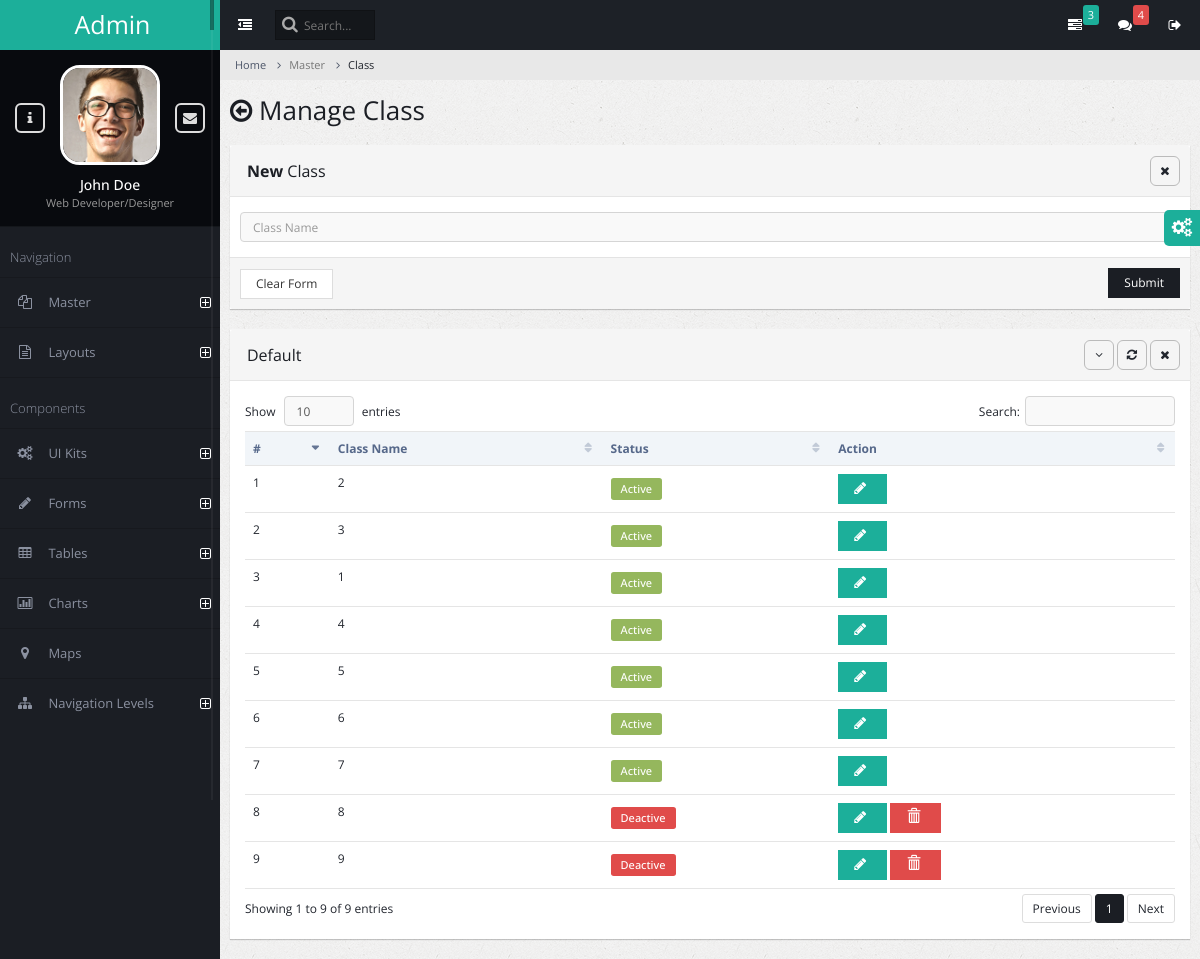
The page /class/ on the database as committed earlier.
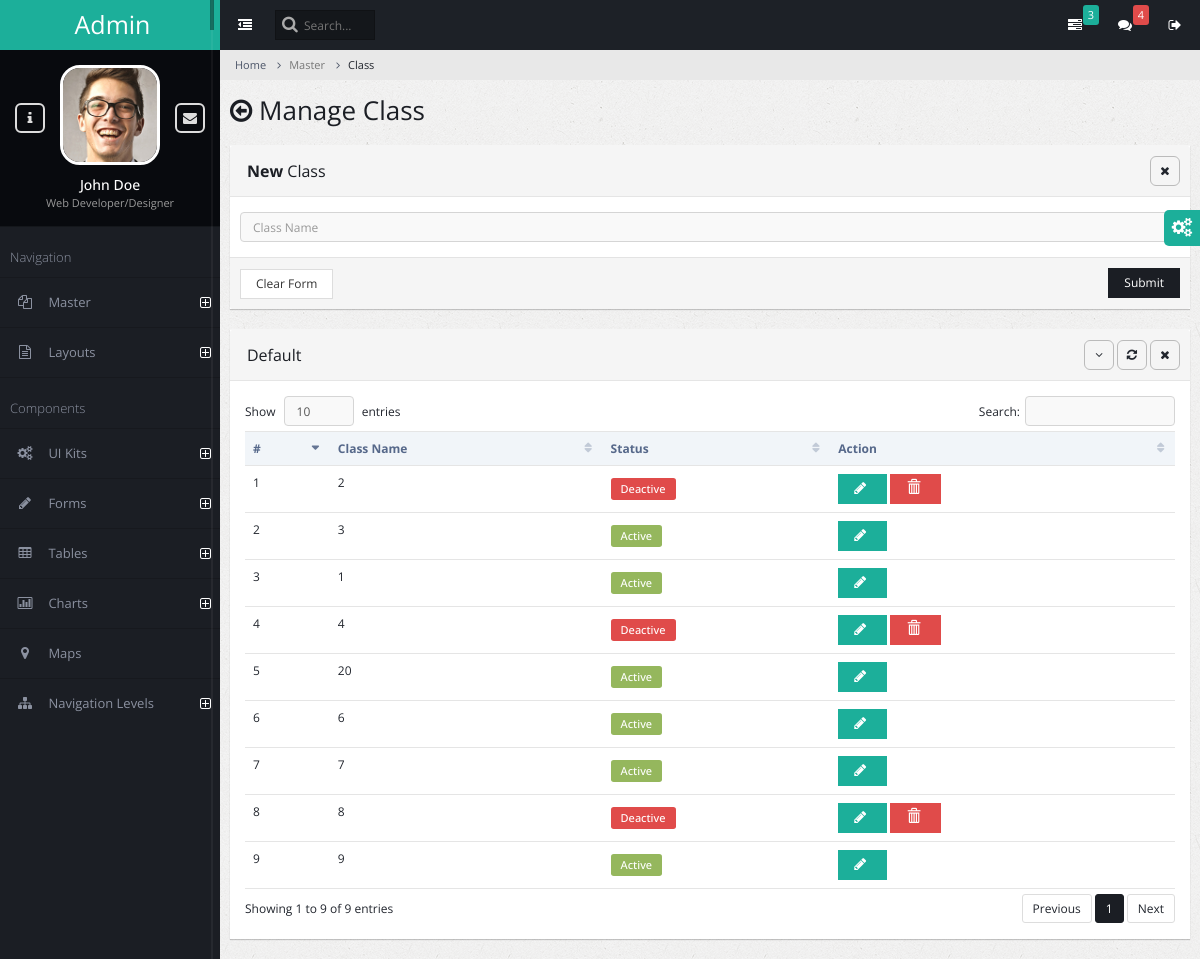
The same page on the database as committed later.
### admin_master/models.py (models this page shows)
class AcademicClass(models.Model):
    class_name = models.CharField(max_length=150)
    is_enabled = models.BooleanField(default=True)

### admin_master/views.py (the view, shortened to what this page needs)
# urls.py: path('class/', views.class_manage,name="class"),
def class_manage(request):
    success_message=None
    error_message = None
    academic_classes = AcademicClass.objects.all()
    context = {
        'errormessage': error_message,
        'successmessage': success_message,
        'academic_classes': academic_classes,
    }
    return render(request, 'class_manage.html', context)

### admin_master/templates/class_manage.html (shortened to what the changed rows need)
{% extends 'admin_base.html' %}
{% block content %}
<div class="page-title">
    <h2><span class="fa fa-arrow-circle-o-left"></span> Manage Class</h2>
</div>
<div class="page-content-wrap">
    <div class="row">
    <div class="col-md-12">
            <div class="panel panel-default">
                <div class="panel-body">
                    <table class="table datatable">
                        <thead>
                            <tr>
                                <th>#</th>
                                <th>Class Name</th>
                                <th>Status</th>
                                <th>Action</th>
                            </tr>
                        </thead>
                        <tbody>
                            {% for academic_classes in academic_classes %}
                            <tr id="{{academic_classes.id}}">
                                <td>{{ forloop.counter }}</td>
                                <td>{{ academic_classes.class_name }}</td>
                                <td>
                                    {% if academic_classes.is_enabled %}
                                    <span class="label label-success label-form">Active</span>
                                    {% else %}
                                    <span class="label label-danger label-form">Deactive</span>
                                    {% endif %}
                                </td>
                                <td>
                                    <button class="btn btn-info" onclick="edit_pop({{academic_classes.id}})">
                                        <span id ="spinner{{academic_classes.id}}" class="fa fa-pencil"></span>
                                    </button>
                                    {% if not academic_classes.is_enabled %}
                                    <a onclick="delete_class({{academic_classes.id}})">
                                        <button class="btn btn-danger">
                                            <span class="glyphicon glyphicon-trash"></span>
                                        </button>
                                    </a>
                                    {% endif %}
                                </td>
                            </tr>
                            {% endfor %}
                        </tbody>
                    </table>
                </div>
            </div>
        </div>
    </div>
</div>
{% endblock %}

Rows that differ between the two databases and show on the page:
changed AcademicClass (number 1 of 9 on the later page): is_enabled "Active" → "Deactive"
changed AcademicClass (number 4 of 9 on the later page): is_enabled "Active" → "Deactive"
changed AcademicClass (number 5 of 9 on the later page): class_name "5" → "20"
changed AcademicClass (number 9 of 9 on the later page): is_enabled "Deactive" → "Active"
